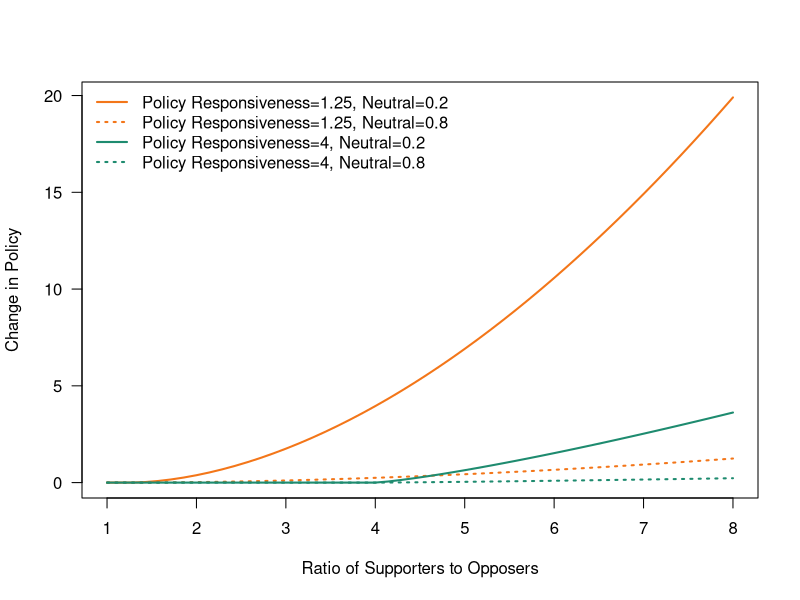
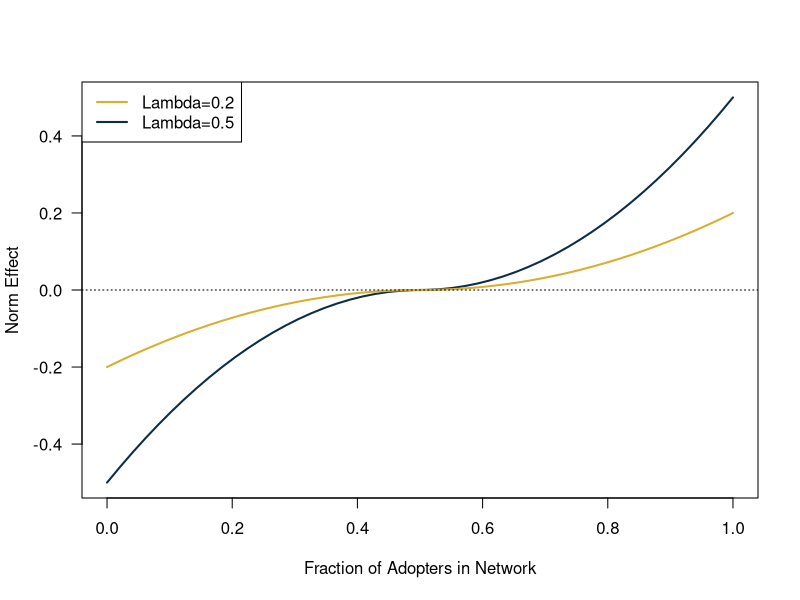

The R script that drew these images, in order:
## ---- chunk 1
knitr::opts_chunk$set(echo =FALSE,fig.width=10, fig.height = 6)
library(DiagrammeR)
## ---- chunk 2
DiagrammeR::grViz("digraph rmarkdown{
graph [overlap = false, fontsize = 18, layout=circo]
node [shape = oval,
        fontname = Helvetica]
  Opinion; Adoption; Policy; Emissions; Climate; Cognition

Opinion->{Adoption Policy} Policy->Adoption
Adoption->Emissions Policy->Emissions Emissions->Climate
Climate->Cognition Cognition->Opinion

}
")
## ---- chunk 3
nu=c(1.25,4)
Nt=c(0.2,0.8)
SoverO=seq(1,8,length.out=50)
policychangefunc=function(maj,nuparam,neutral){
  return(ifelse(maj<nu,0,(1-neutral)^2*(maj-nu)^(1+1/nu)))
}
y1=sapply(SoverO,function(x) policychangefunc(x,nu,Nt[1]))
y2=sapply(SoverO,function(x) policychangefunc(x,nu,Nt[2]))

plot(SoverO,y1[1,],type="l",lwd=2,las=1,xlab="Ratio of Supporters to Opposers",ylab="Change in Policy",col="#f37619")
lines(SoverO,y2[1,],lwd=2,lty=3,col="#f37619")
lines(SoverO,y2[2,],lwd=2,lty=3,col="#1e8b6f")
lines(SoverO,y1[2,],lwd=2,lty=1,col="#1e8b6f")

legend("topleft",legend=c("Policy Responsiveness=1.25, Neutral=0.2","Policy Responsiveness=1.25, Neutral=0.8","Policy Responsiveness=4, Neutral=0.2","Policy Responsiveness=4, Neutral=0.8"),lty=c(1,3,1,3),col=c("#f37619","#f37619","#1e8b6f","#1e8b6f"),lwd=2,bty="n")


## ---- chunk 4
lambda=c(0.2,0.5)
frac=seq(0,1,length.out=50)
normfunction=function(fraction, lam){
  if(fraction>0.5) norm=lam*(1-4*fraction+4*fraction^2)
  if(fraction<=0.5) norm=lam*(-1+4*fraction-4*fraction^2)
  return(norm)
}
y=sapply(frac,function(x) normfunction(x,lambda))
plot(frac,y[2,],type="l",lwd=2,col="#0d2d46",las=1,xlab="Fraction of Adopters in Network",ylab="Norm Effect",xlim=c(0,1))
lines(frac,y[1,],lwd=2,col="#d8af31")
abline(h=0,lty=3)
legend("topleft",legend=c("Lambda=0.2","Lambda=0.5"),lwd=2,col=c("#d8af31","#0d2d46"),bty="")
